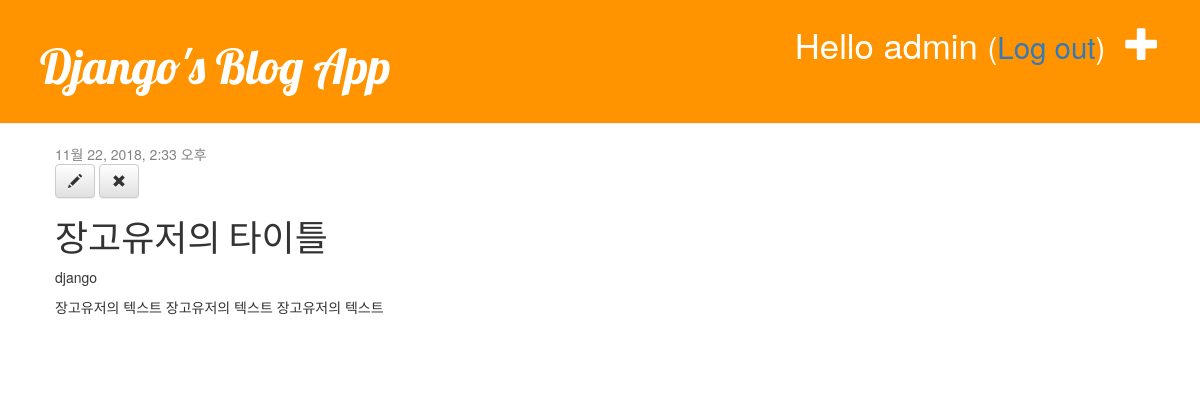
Screenshot of /post/3/ (signed in) with the database file from the repository.
### blog/models.py (models this page shows, shortened)
class Post(models.Model):
    author = models.ForeignKey('auth.User',on_delete=models.CASCADE)
    title = models.CharField(max_length=200,validators=[min_length_3_validator])
    text = models.TextField()
    created_date = models.DateTimeField(default=timezone.now())
    published_date = models.DateTimeField(blank=True,null=True)

### blog/views.py (the view)
# urls.py: url(r'^post/(?P<pk>\d+)/$',views.post_detail,name='post_detail'),
def post_detail(request,pk):
    post = get_object_or_404(Post,pk=pk)
    return render(request,'blog/post_detail.html',{'post':post})

### blog/templates/blog/post_detail.html
{% extends 'blog/base.html' %}
{% block content %}
    <div class="post">
        {% if post.published_date %}
            <div class="date">
                {{post.published_date}}
            </div>
        {% endif %}
        {% if user.is_authenticated%}
            <a class="btn btn-default" href="{% url 'post_edit' pk=post.pk %}">
            <span class="glyphicon glyphicon-pencil"></span></a>
            <a class="btn btn-default" href="{% url 'post_remove' pk=post.pk %}">
            <span class="glyphicon glyphicon-remove"></span></a>
        {% endif%}
        <h1>{{post.title}}</h1>
        <p>{{post.author}}</p>
        <p>
            {{post.text|linebreaksbr}}
        </p>
    </div>
{% endblock %}

### blog/templates/blog/base.html (shortened to what this page needs)
<!DOCTYPE html>
{% load static %}
<html lang="en">
<head>
    <link rel="stylesheet" href="//maxcdn.bootstrapcdn.com/bootstrap/3.2.0/css/bootstrap.min.css">
    <link rel="stylesheet" href="//maxcdn.bootstrapcdn.com/bootstrap/3.2.0/css/bootstrap-theme.min.css">
    <link rel="stylesheet" href="{% static 'css/blog.css' %}">
</head>
<body>
<div class="page-header">
    {% if user.is_authenticated %}
        <a href="{% url 'post_new' %}" class="top-menu">
        <span class="glyphicon glyphicon-plus"></span></a>
        <p class="top-menu">Hello {{ user.username }}
            <small>(<a href="{% url 'logout' %}?next={{request.path}}">Log out</a>)</small></p>
    {% else %}
        <a href="{% url 'login' %}" class="top-menu">
        <span class="glyphicon glyphicon-lock"></span></a>
    {% endif %}
    <h1><a href="/">Django's Blog App</a></h1>
</div>
<div class="content container">
    <div class="row">
        <div class="col-md-8">
            {% block content %}
            {% endblock %}
        </div>
    </div>
</div>
</body>
</html>

### blog/static/css/blog.css (style rules this page uses)
.page-header { background-color: #ff9400; margin-top: 0; padding: 20px 20px 20px 40px; }
.page-header h1, .page-header h1 a, .page-header h1 a:visited, .page-header h1 a:active { color: #ffffff; font-size: 36pt; text-decoration: none; }
.content { margin-left: 40px; }
h1, h2, h3, h4 { font-family: 'Lobster', cursive; }
.date { color: #828282; }
.top-menu, .top-menu:hover, .top-menu:visited { color: #ffffff; float: right; font-size: 26pt; margin-right: 20px; }
.post { margin-bottom: 70px; }

### rows the page displays
Post: published_date "11월 22, 2018, 2:33 오후", title "장고유저의 타이틀", author "django", text "장고유저의 텍스트 장고유저의 텍스트 장고유저의 텍스트"

### other values shown
{{ user.username }} "admin"
